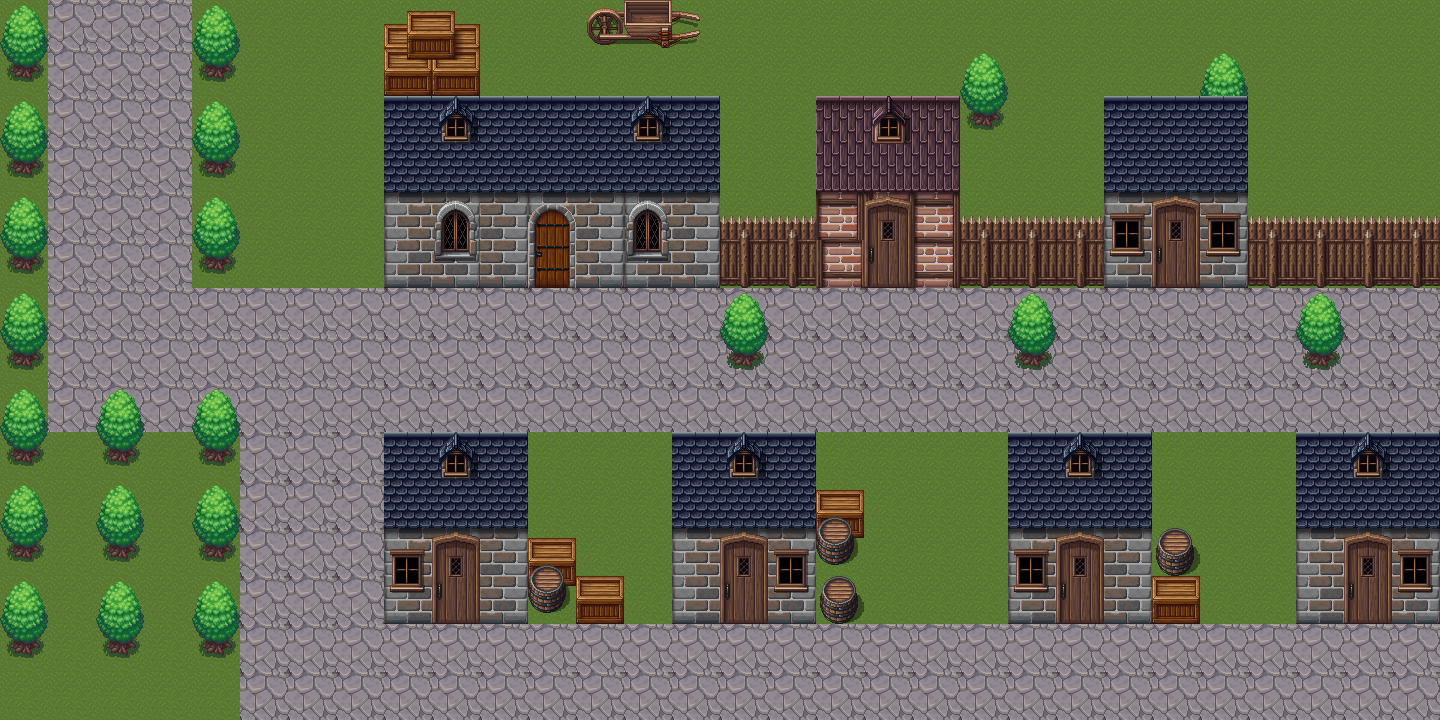

This game map was drawn from its Tiled (.tmx) file and the tilesets committed beside it. A one-line description and the trimmed map source follow:
An orthogonal 30x15 tile map with 48x48 px tiles, 3 tile layers (Ground, Collisions, Overlay), 4 tilesets.

<map version="1.10" tiledversion="1.12.2" orientation="orthogonal" renderorder="right-down" width="30" height="15" tilewidth="48" tileheight="48" infinite="0" nextlayerid="5" nextobjectid="1">
 <tileset firstgid="1" name="deco" tilewidth="48" tileheight="48" tilecount="100" columns="10">
  <image source="../tilesets/deco.png" width="480" height="480" />
 </tileset>
 <tileset firstgid="101" name="ground" tilewidth="48" tileheight="48" tilecount="18" columns="6">
  <image source="../tilesets/ground.png" width="288" height="144" />
 </tileset>
 <tileset firstgid="119" name="roofs" tilewidth="48" tileheight="48" tilecount="8" columns="4">
  <image source="../tilesets/roofs.png" width="192" height="96" />
 </tileset>
 <tileset firstgid="127" name="walls" tilewidth="48" tileheight="48" tilecount="16" columns="8">
  <image source="../tilesets/walls.png" width="384" height="96" />
 </tileset>
 <layer id="1" name="Ground" width="30" height="15">
  <data>[450 cells, 449 non-empty, 3 distinct tile ids]</data>
 </layer>
 <layer id="3" name="Collisions" width="30" height="15">
  <data>[450 cells, 153 non-empty, 28 distinct tile ids]</data>
 </layer>
 <layer id="4" name="Overlay" width="30" height="15">
  <data>[450 cells, 52 non-empty, 10 distinct tile ids]</data>
 </layer>
</map>
